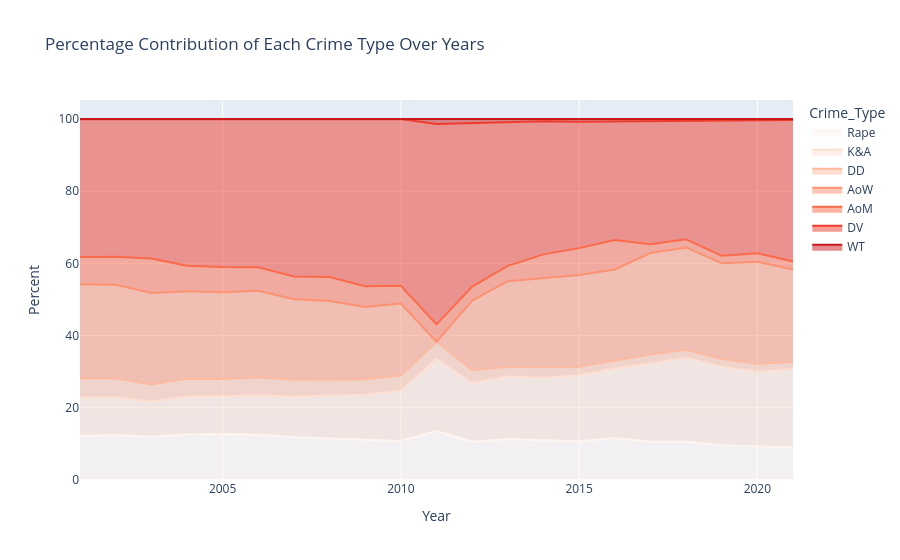

The cell this chart's notebook holds for it:
### Code cell
yearly_type = df.groupby("Year")[crime_cols].sum()
yearly_percent = (yearly_type.T / yearly_type.sum(axis=1)).T * 100
yearly_percent = yearly_percent.reset_index().melt(id_vars="Year", var_name="Crime_Type", value_name="Percent")

fig = px.area(yearly_percent, 
              x="Year", y="Percent", color="Crime_Type",
              title="Percentage Contribution of Each Crime Type Over Years",
              color_discrete_sequence=px.colors.sequential.Reds)
fig.show()

### Figure 1 — Plotly figure (JSON) as saved in the notebook; plotly's stock layout.template omitted (floating-point values rounded to 4 significant figures)
{"data": [{"fillpattern": {"shape": ""}, "hovertemplate": "Crime_Type=Rape<br>Year=%{x}<br>Percent=%{y}<extra></extra>", "legendgroup": "Rape", "line": {"color": "rgb(255,245,240)"}, "marker": {"symbol": "circle"}, "mode": "lines", "name": "Rape", "orientation": "v", "showlegend": true, "stackgroup": "1", "type": "scatter", "x": [2001, 2002, 2003, 2004, 2005, 2006, 2007, 2008, 2009, 2010, 2011, 2012, 2013, 2014, 2015, 2016, 2017, 2018, 2019, 2020, 2021], "xaxis": "x", "y": [12.21, 12.38, 11.98, 12.62, 12.7, 12.5, 11.83, 11.49, 10.98, 10.8, 13.56, 10.6, 11.29, 11.02, 10.7, 11.6, 10.64, 10.62, 9.599, 9.281, 9.1], "yaxis": "y"}, {"fillpattern": {"shape": ""}, "hovertemplate": "Crime_Type=K&A<br>Year=%{x}<br>Percent=%{y}<extra></extra>", "legendgroup": "K&A", "line": {"color": "rgb(254,224,210)"}, "marker": {"symbol": "circle"}, "mode": "lines", "name": "K&A", "orientation": "v", "showlegend": true, "stackgroup": "1", "type": "scatter", "x": [2001, 2002, 2003, 2004, 2005, 2006, 2007, 2008, 2009, 2010, 2011, 2012, 2013, 2014, 2015, 2016, 2017, 2018, 2019, 2020, 2021], "xaxis": "x", "y": [10.64, 10.56, 9.754, 10.49, 10.51, 10.92, 11.31, 11.93, 12.64, 13.99, 19.92, 16.28, 17.38, 17.2, 18.3, 19.22, 21.68, 23.16, 21.81, 20.62, 21.65], "yaxis": "y"}, {"fillpattern": {"shape": ""}, "hovertemplate": "Crime_Type=DD<br>Year=%{x}<br>Percent=%{y}<extra></extra>", "legendgroup": "DD", "line": {"color": "rgb(252,187,161)"}, "marker": {"symbol": "circle"}, "mode": "lines", "name": "DD", "orientation": "v", "showlegend": true, "stackgroup": "1", "type": "scatter", "x": [2001, 2002, 2003, 2004, 2005, 2006, 2007, 2008, 2009, 2010, 2011, 2012, 2013, 2014, 2015, 2016, 2017, 2018, 2019, 2020, 2021], "xaxis": "x", "y": [5.242, 5.185, 4.743, 4.926, 4.789, 4.996, 4.674, 4.401, 4.324, 4.113, 4.827, 3.503, 2.708, 3.016, 2.357, 2.27, 2.441, 2.281, 2.132, 2.305, 1.94], "yaxis": "y"}, {"fillpattern": {"shape": ""}, "hovertemplate": "Crime_Type=AoW<br>Year=%{x}<br>Percent=%{y}<extra></extra>", "legendgroup": "AoW", "line": {"color": "rgb(252,146,114)"}, "marker": {"symbol": "circle"}, "mode": "lines", "name": "AoW", "orientation": "v", "showlegend": true, "stackgroup": "1", "type": "scatter", "x": [2001, 2002, 2003, 2004, 2005, 2006, 2007, 2008, 2009, 2010, 2011, 2012, 2013, 2014, 2015, 2016, 2017, 2018, 2019, 2020, 2021], "xaxis": "x", "y": [26.16, 25.97, 25.32, 24.25, 23.98, 23.97, 22.25, 21.78, 20.02, 19.95, 0, 19.29, 23.7, 24.68, 25.45, 25.24, 28.11, 28.37, 26.48, 28.26, 25.63], "yaxis": "y"}, {"fillpattern": {"shape": ""}, "hovertemplate": "Crime_Type=AoM<br>Year=%{x}<br>Percent=%{y}<extra></extra>", "legendgroup": "AoM", "line": {"color": "rgb(251,106,74)"}, "marker": {"symbol": "circle"}, "mode": "lines", "name": "AoM", "orientation": "v", "showlegend": true, "stackgroup": "1", "type": "scatter", "x": [2001, 2002, 2003, 2004, 2005, 2006, 2007, 2008, 2009, 2010, 2011, 2012, 2013, 2014, 2015, 2016, 2017, 2018, 2019, 2020, 2021], "xaxis": "x", "y": [7.512, 7.775, 9.536, 7.047, 7.004, 6.559, 6.336, 6.612, 5.714, 4.927, 4.8, 3.903, 4.218, 6.584, 7.423, 8.144, 2.436, 2.226, 2.079, 2.338, 2.237], "yaxis": "y"}, {"fillpattern": {"shape": ""}, "hovertemplate": "Crime_Type=DV<br>Year=%{x}<br>Percent=%{y}<extra></extra>", "legendgroup": "DV", "line": {"color": "rgb(239,59,44)"}, "marker": {"symbol": "circle"}, "mode": "lines", "name": "DV", "orientation": "v", "showlegend": true, "stackgroup": "1", "type": "scatter", "x": [2001, 2002, 2003, 2004, 2005, 2006, 2007, 2008, 2009, 2010, 2011, 2012, 2013, 2014, 2015, 2016, 2017, 2018, 2019, 2020, 2021], "xaxis": "x", "y": [38.15, 38.07, 38.62, 40.6, 40.91, 41.0, 43.56, 43.75, 46.3, 46.2, 55.53, 45.33, 39.83, 36.88, 35.02, 32.87, 34.18, 32.88, 37.55, 36.91, 39.14], "yaxis": "y"}, {"fillpattern": {"shape": ""}, "hovertemplate": "Crime_Type=WT<br>Year=%{x}<br>Percent=%{y}<extra></extra>", "legendgroup": "WT", "line": {"color": "rgb(203,24,29)"}, "marker": {"symbol": "circle"}, "mode": "lines", "name": "WT", "orientation": "v", "showlegend": true, "stackgroup": "1", "type": "scatter", "x": [2001, 2002, 2003, 2004, 2005, 2006, 2007, 2008, 2009, 2010, 2011, 2012, 2013, 2014, 2015, 2016, 2017, 2018, 2019, 2020, 2021], "xaxis": "x", "y": [0.08869, 0.05893, 0.0359, 0.06354, 0.1062, 0.04474, 0.03584, 0.03666, 0.02518, 0.01795, 1.364, 1.091, 0.8641, 0.6212, 0.7485, 0.6594, 0.5021, 0.4645, 0.3551, 0.2872, 0.3077], "yaxis": "y"}], "layout": {"legend": {"title": {"text": "Crime_Type"}, "tracegroupgap": 0}, "title": {"text": "Percentage Contribution of Each Crime Type Over Years"}, "xaxis": {"anchor": "y", "domain": [0, 1], "title": {"text": "Year"}}, "yaxis": {"anchor": "x", "domain": [0, 1], "title": {"text": "Percent"}}}}
